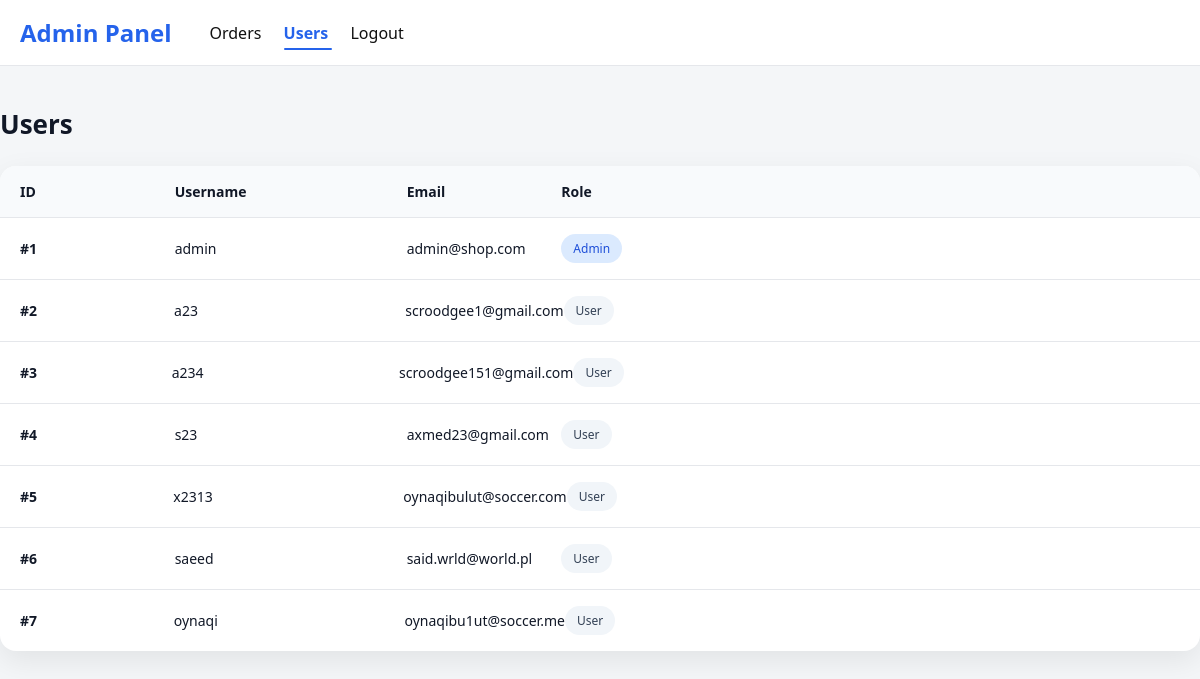
/admin/users (signed in), run on an earlier commit of the app's database.
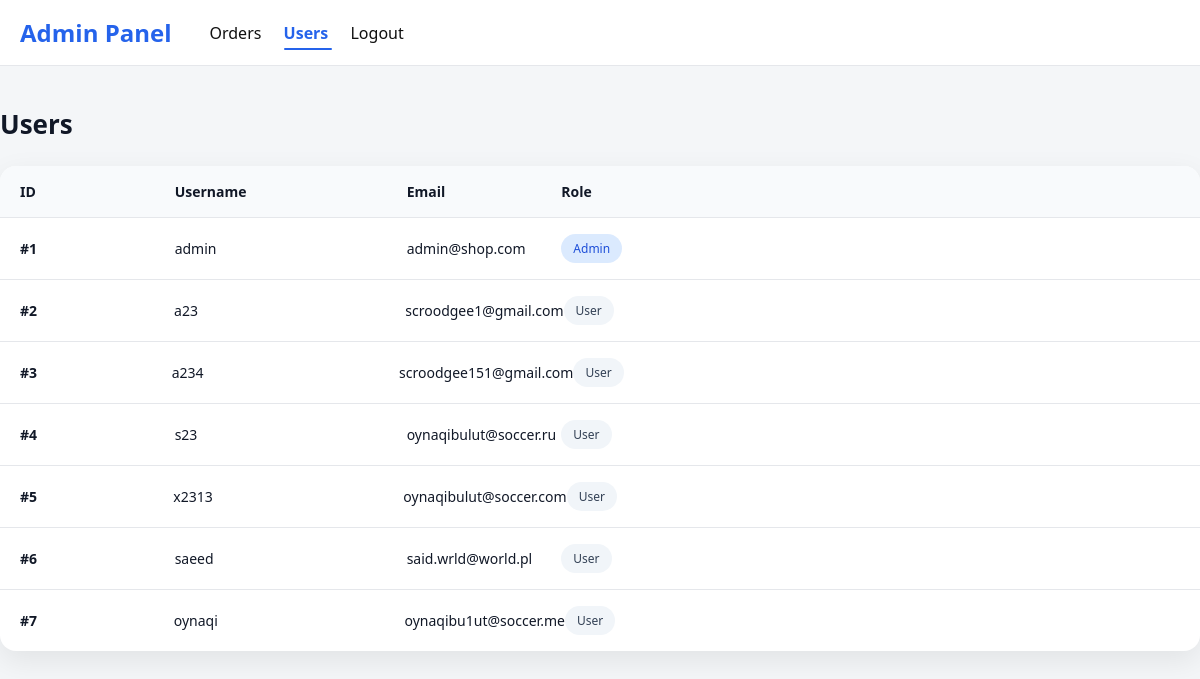
And on a later commit of the database.
### tables this page shows
CREATE TABLE users (
    id INTEGER PRIMARY KEY AUTOINCREMENT,
    username TEXT UNIQUE,
    email TEXT UNIQUE,
    password TEXT,
    is_admin INTEGER DEFAULT 0
);

### app.py (the view)
@app.route("/admin/users")
def admin_users():
    if "user_id" not in session or not session.get("is_admin"):
        return redirect("/login")
    con = get_db()
    cur = con.cursor()
    users = cur.execute("""
        SELECT id, username, email, is_admin
        FROM users
        ORDER BY id
    """).fetchall()
    con.close()
    return render_template(
        "admin/users.html",
        users=users,
        active_page="users"
    )

### app.py (called while the page is built)
def get_db():
    return sqlite3.connect(
        "database.db",
        timeout=10,
        check_same_thread=False
    )

### templates/admin/users.html (shortened to what this page needs)
{% extends "admin/base_admin.html" %}
{% block content %}
<h2 class="section-title">Users</h2>
<div class="cart-table">
    <div class="cart-row" style="font-weight:600;">
        <div>ID</div>
        <div>Username</div>
        <div>Email</div>
        <div>Role</div>
    </div>
    {% for u in users %}
    <div class="cart-row">
        <div>#{{ u[0] }}</div>
        <div>{{ u[1] }}</div>
        <div>{{ u[2] or "—" }}</div>
        <div>
            {% if u[3] %}
                <span class="admin-role admin">Admin</span>
            {% else %}
                <span class="admin-role user">User</span>
            {% endif %}
        </div>
    </div>
    {% endfor %}
</div>
{% endblock %}

What changed in the data, as far as the page shows it:
changed users id 4: email "axmed23@gmail.com" → "oynaqibulut@soccer.ru"
